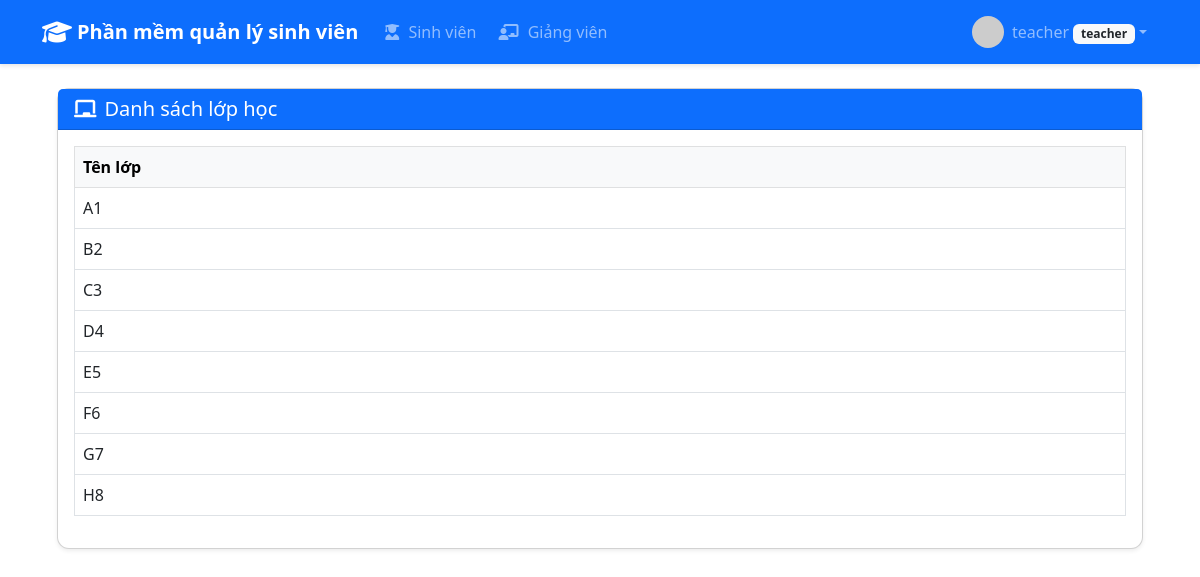
Page /classes/list (signed in) on the committed database.
### app/models.py (models this page shows, shortened)
class User(db.Model, UserMixin):
    id = db.Column(db.Integer, primary_key=True)
    username = db.Column(db.String(64), unique=True, nullable=False)
    password_hash = db.Column(db.String(128), nullable=False)
    role = db.Column(db.String(20), nullable=False)
    email = db.Column(db.String(100), unique=True)
    fullname = db.Column(db.String(100))
    phone = db.Column(db.String(20))
    birthdate = db.Column(db.Date)
    gender = db.Column(db.String(10))
    avatar = db.Column(db.String(255))
    teacher_code = db.Column(db.String(20), unique=True)
    student_code = db.Column(db.String(20), unique=True)
    class_id = db.Column(db.Integer, db.ForeignKey('class.id'))
    score = db.Column(db.Float)
    updated_at = db.Column(db.DateTime, default=datetime.utcnow, onupdate=datetime.utcnow)
    reset_password_token = db.Column(db.String(128))
    reset_password_expires = db.Column(db.DateTime)
    classes = db.relationship('Class', secondary=teacher_class, backref='teachers')

class Class(db.Model):
    id = db.Column(db.Integer, primary_key=True)
    name = db.Column(db.String(50), unique=True, nullable=False)
    students = db.relationship('User', backref='class_', lazy=True, foreign_keys='User.class_id')

### app/classes/routes.py (the view)
@classes_bp.route('/')
@classes_bp.route('/list')
@login_required
def class_list():
    classes = Class.query.order_by(Class.name).all()
    return render_template('classes/index.html', classes=classes)

### app/__init__.py (called while the page is built)
@login_manager.user_loader
def load_user(user_id):
    from app.models import User
    return User.query.get(int(user_id))

### app/templates/classes/index.html (shortened to what this page needs)
{% extends 'base.html' %}
{% block content %}
<div class="container-fluid">
    <div class="row mb-4">
        <div class="col-12">
            <div class="card shadow-sm">
                <div class="card-header bg-primary text-white d-flex justify-content-between align-items-center">
                    <h5 class="mb-0"><i class="fas fa-chalkboard me-2"></i>Danh sách lớp học</h5>
                </div>
                <div class="card-body">
                    {% if classes %}
                    <div class="table-responsive">
                        <table class="table table-hover table-bordered align-middle">
                            <thead class="table-light">
                                <tr>
                                    <th>Tên lớp</th>
                                </tr>
                            </thead>
                            <tbody>
                                {% for class_obj in classes %}
                                <tr>
                                    <td>{{ class_obj.name }}</td>
                                </tr>
                                {% endfor %}
                            </tbody>
                        </table>
                    </div>
                    {% else %}
                    <div class="alert alert-info text-center my-4">
                        <i class="fas fa-info-circle me-2"></i>Không có lớp học nào
                    </div>
                    {% endif %}
                </div>
            </div>
        </div>
    </div>
</div>
{% endblock %}

### app/templates/base.html (shortened to what this page needs)
<!DOCTYPE html>
<html lang="vi">
<head>
    <link href="https://cdn.jsdelivr.net/npm/bootstrap@5.3.0-alpha1/dist/css/bootstrap.min.css" rel="stylesheet">
    <link rel="stylesheet" href="https://cdnjs.cloudflare.com/ajax/libs/font-awesome/6.1.1/css/all.min.css">
    <link rel="stylesheet" href="{{ url_for('static', filename='css/styles.css') }}">
</head>
<body>
    <nav class="navbar navbar-expand-lg navbar-dark bg-primary">
        <div class="container d-flex align-items-center justify-content-between">
            <span class="navbar-brand mb-0 d-flex align-items-center">
                <i class="fas fa-graduation-cap logo-icon"></i> Phần mềm quản lý sinh viên
            </span>
            <div class="collapse navbar-collapse" id="navbarNav">
                <ul class="navbar-nav">
                    {% if current_user.is_authenticated %}
                    {% if current_user.role == 'student' %}
                        <li class="nav-item">
                            <a class="nav-link {% if request.path.startswith('/students') %}active{% endif %}" href="{{ url_for('students.student_list') }}">
                                <i class="fas fa-user-graduate"></i> Sinh viên
                            </a>
                        </li>
                    {% else %}
                        <li class="nav-item">
                            <a class="nav-link {% if request.path.startswith('/students') %}active{% endif %}" href="{{ url_for('students.student_list') }}">
                                <i class="fas fa-user-graduate"></i> Sinh viên
                            </a>
                        </li>
                        {% if current_user.role == 'admin' or current_user.role == 'teacher' %}
                        <li class="nav-item">
                            <a class="nav-link {% if request.path.startswith('/teachers') %}active{% endif %}" href="{{ url_for('teachers.teacher_list') }}">
                                <i class="fas fa-chalkboard-teacher"></i> Giảng viên
                            </a>
                        </li>
                        {% endif %}
                    {% endif %}
                    {% endif %}
                </ul>
                <ul class="navbar-nav ms-auto">
                    {% if current_user.is_authenticated %}
                    <li class="nav-item dropdown">
                        <a class="nav-link dropdown-toggle d-flex align-items-center" href="#" id="userDropdown" role="button" data-bs-toggle="dropdown" aria-expanded="false">
                            <div class="user-avatar overflow-hidden me-2">
                                {% if current_user.avatar %}
                                    <img src="{{ current_user.avatar }}" alt="avatar" style="width:32px;height:32px;object-fit:cover;border-radius:50%;">
                                {% else %}
                                    <i class="fas fa-user fa-lg"></i>
                                {% endif %}
                            </div>
                            <span>{{ current_user.username }} <small class="badge bg-light text-dark">{{ current_user.role }}</small></span>
                        </a>
                    </li>
                    {% else %}
                    <li class="nav-item">
                        <a class="nav-link" href="{{ url_for('auth.login') }}">
                            <i class="fas fa-sign-in-alt"></i> Đăng nhập
                        </a>
                    </li>
                    {% endif %}
                </ul>
            </div>
        </div>
    </nav>
    <div class="custom-container mt-4">
        {% block content %}{% endblock %}
    </div>
</body>
</html>

### app/static/css/styles.css (style rules this page uses)
:root { --primary-color: #1e4db7; --hover-color: #1d4ed8; --bs-font-monospace: SFMono-Regular, Menlo, Monaco, Consolas, "Liberation Mono", "Courier New", monospace; --bs-font-cabin: Cabin, sans-serif; }
.navbar { box-shadow: 0 2px 4px rgba(0,0,0,0.1); }
.card { border-radius: 12px; transition: transform 0.2s ease; }
.custom-container { width: 100%; max-width: 100%; margin-left: auto; margin-right: auto; padding-left: 15px; padding-right: 15px; }
@media (min-width: 576px) { .custom-container { max-width: 540px; } }
@media (min-width: 768px) { .custom-container { max-width: 720px; } }
@media (min-width: 992px) { .custom-container { max-width: 960px; } }
@media (min-width: 1200px) { .custom-container { max-width: 1140px; } }
.navbar-nav .nav-link { padding: 0.5rem 1rem; border-radius: 5px; transition: all 0.3s; margin: 0 3px; }
.navbar-nav .nav-link i { margin-right: 5px; }
body { overflow-x: hidden; }
.navbar { padding-top: 0.5rem; padding-bottom: 0.5rem; }
.logo-icon { font-size: 1.5rem; margin-right: 5px; vertical-align: middle; }
.navbar-brand { font-weight: 600; font-size: 1.25rem; margin-right: 1rem; }

### rows in the picture
User: username "teacher", role "teacher"
Class: name "A1"
Class: name "B2"
Class: name "C3"
Class: name "D4"
Class: name "E5"
Class: name "F6"
Class: name "G7"
Class: name "H8"
